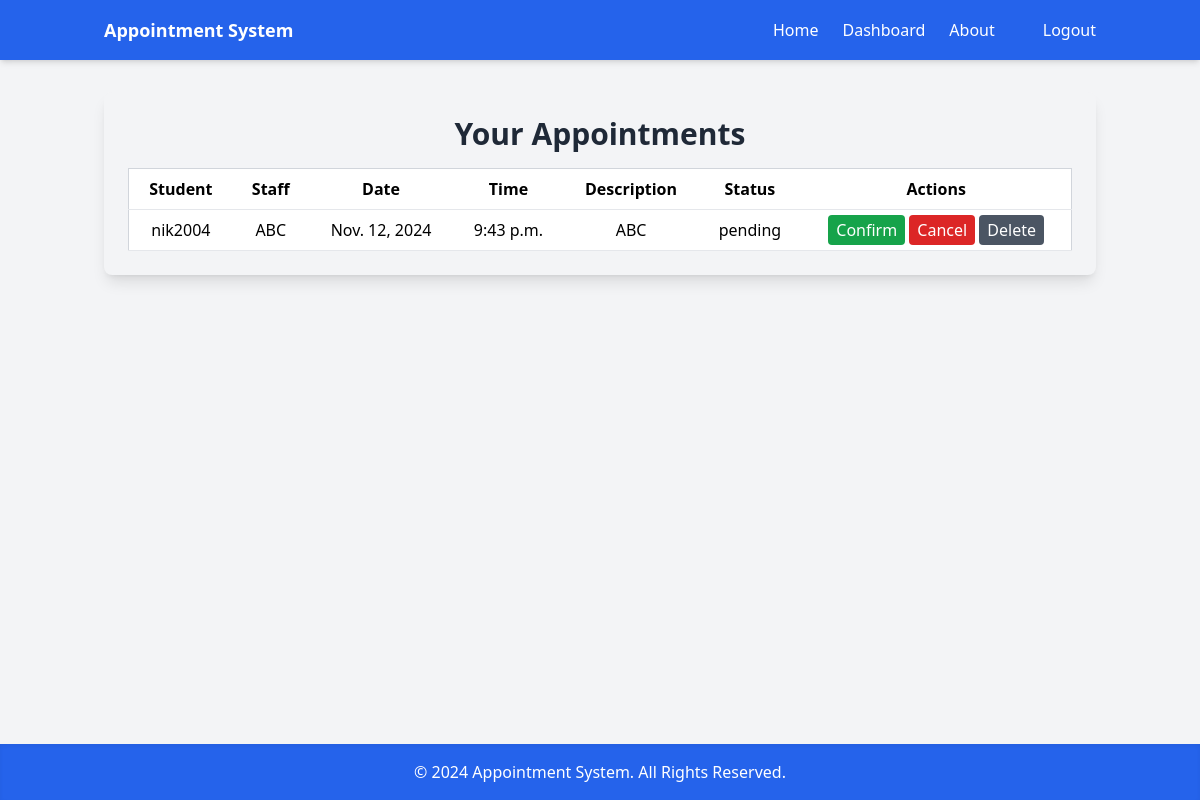
The page /appointments/view/ (signed in) on the database its author committed.
### appointments/models.py (models this page shows, shortened)
class Appointment(models.Model):
    STATUS_CHOICES = [
        ('pending', 'Pending'),
        ('confirmed', 'Confirmed'),
        ('canceled', 'Canceled'),
        ('completed', 'Completed'),
    ]
    student = models.ForeignKey(User, on_delete=models.CASCADE, related_name='appointments')
    staff = models.ForeignKey('Staff', on_delete=models.CASCADE, related_name='staff_appointments')
    appointment_date = models.DateField()
    appointment_time = models.TimeField()
    description = models.TextField(blank=True, null=True)
    status = models.CharField(max_length=20, choices=STATUS_CHOICES, default='pending')
    class Meta:
        unique_together = (('student', 'staff', 'appointment_date', 'appointment_time'),)

class Staff(models.Model):
    user = models.OneToOneField(User, on_delete=models.CASCADE)
    name = models.CharField(max_length=100)
    department = models.CharField(max_length=100)
    email = models.EmailField(unique=True)
    phone_number = models.CharField(max_length=15, null=True, blank=True)

### appointments/views/appointments.py (the view)
# urls.py: path('view/', view_appointments, name='view_appointments'),
@login_required
def view_appointments(request):
    if request.user.is_staff:
        try:
            staff = Staff.objects.get(user=request.user)
            appointments = Appointment.objects.filter(staff=staff)
        except Staff.DoesNotExist:
            appointments = []  # Handle case where the staff object doesn't exist
    else:
        appointments = Appointment.objects.filter(student=request.user)
    has_appointments = appointments.exists()  # Check if there are any appointments
    return render(request, 'appointments/view_appointments.html', {'appointments': appointments, 'has_appointments': has_appointments})

### appointments/templates/appointments/view_appointments.html (shortened to what this page needs)
{% extends 'appointments/base.html' %}
{% block link3 %}
<a href="{% url 'logout' %}" class="hover:underline">Logout</a>
{% endblock %}
{% block content %}
<div class="container mx-auto p-6 bg-gray-100 rounded-lg shadow-lg">
    <h1 class="text-3xl font-bold mb-4 text-center text-gray-800">Your Appointments</h1>
    {% if appointments %}
        <div class="overflow-x-auto text-center">
            <table class="min-w-full bg-white border border-gray-300">
                <thead>
                    <tr>
                        <th class="py-2 px-4 border-b">Student</th>
                        <th class="py-2 px-4 border-b">Staff</th>
                        <th class="py-2 px-4 border-b">Date</th>
                        <th class="py-2 px-4 border-b">Time</th>
                        <th class="py-2 px-4 border-b">Description</th>
                        <th class="py-2 px-4 border-b">Status</th>
                        <th class="py-2 px-4 border-b">Actions</th>
                    </tr>
                </thead>
                <tbody>
                    {% for appointment in appointments %}
                    <tr class="hover:bg-gray-100">
                        <td class="py-2 px-4 border-b">{{ appointment.student.username }}</td>
                        <td class="py-2 px-4 border-b">{{ appointment.staff.name }}</td>
                        <td class="py-2 px-4 border-b">{{ appointment.appointment_date }}</td>
                        <td class="py-2 px-4 border-b">{{ appointment.appointment_time }}</td>
                        <td class="py-2 px-4 border-b">{{ appointment.description }}</td>
                        <td class="py-2 px-4 border-b">{{ appointment.status }}</td>
                        <td class="py-2 px-4 border-b">
                            {% if user.is_staff and appointment.status == 'pending' %}
                                <a href="{% url 'confirm_appointment' appointment.id %}" class="bg-green-600 text-white px-2 py-1 rounded hover:bg-green-700 transition">Confirm</a>
                                <a href="{% url 'cancel_appointment' appointment.id %}" class="bg-red-600 text-white px-2 py-1 rounded hover:bg-red-700 transition">Cancel</a>
                            {% endif %}
                            <a href="{% url 'delete_appointment' appointment.id %}" class="bg-gray-600 text-white px-2 py-1 rounded hover:bg-gray-700 transition">Delete</a>
                        </td>
                    </tr>
                    {% endfor %}
                </tbody>
            </table>
        </div>
    {% else %}
        <p class="text-center text-gray-500">No appointments found.</p>
    {% endif %}
</div>
{% endblock %}

### rows shown on the page
Appointment: student.username "nik2004", staff.name "ABC", appointment_date "Nov. 12, 2024", appointment_time "9:43 p.m.", description "ABC", status "pending", shows "Confirm"
